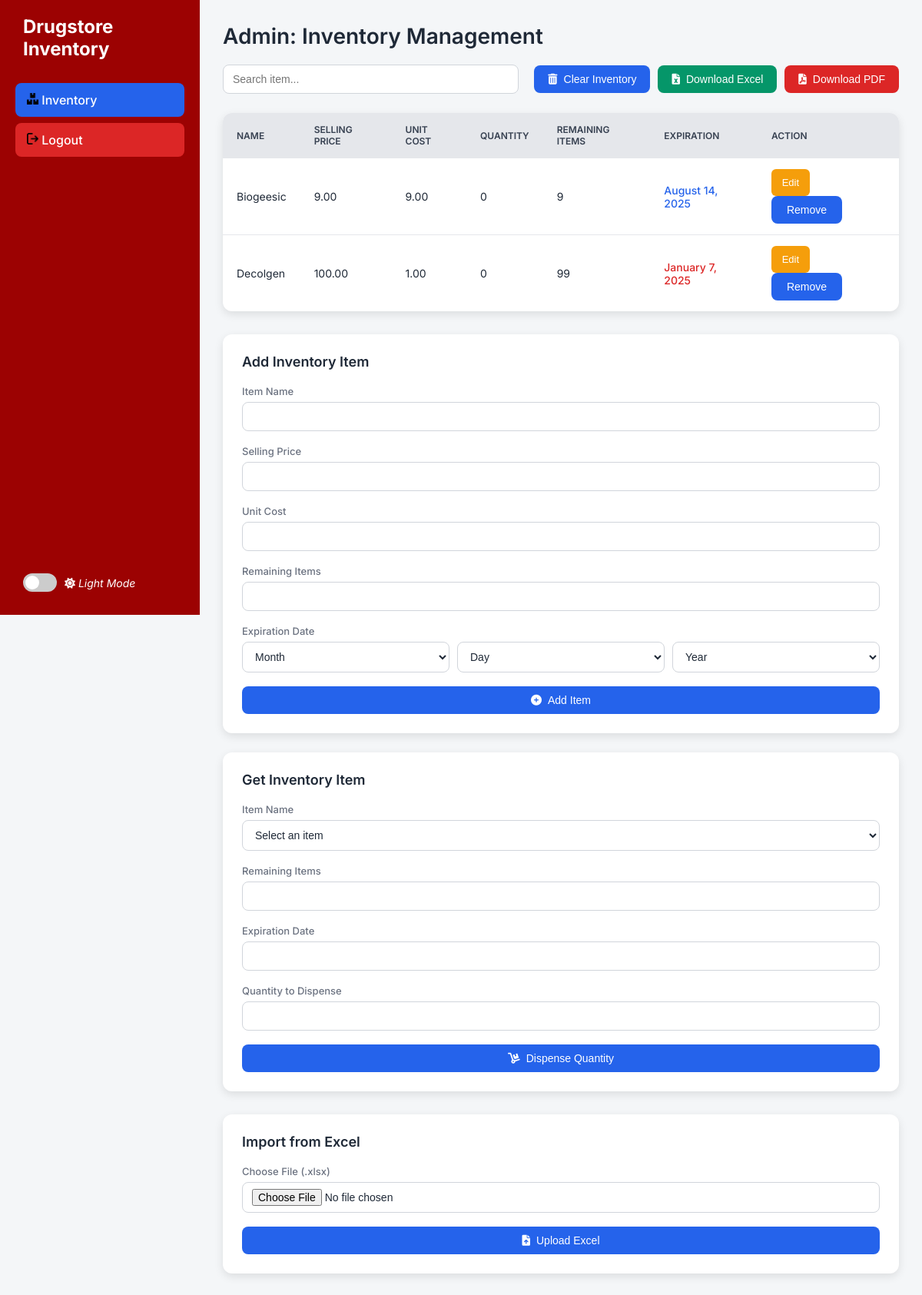
Screenshot of /admin_inventory.php (signed in) with the database file from the repository.
### tables this page shows
CREATE TABLE `inventory` (
  `id` int(11) NOT NULL,
  `name` varchar(255) DEFAULT NULL,
  `quantity` int(11) DEFAULT 0,
  `remaining_items` int(11) DEFAULT 0,
  `expiration_date` date DEFAULT NULL,
  `price` decimal(10,2) DEFAULT 0.00,
  `unit_cost` decimal(10,2) DEFAULT 0.00,
  `selling_price` decimal(10,2) NOT NULL DEFAULT 0.00
);

### admin_inventory.php (the view, shortened to what this page needs)
<?php
$host = 'localhost';
$dbname = 'inventory_db';
$username = 'root';
$password = '';
try {
    $pdo = new PDO("mysql:host=$host;dbname=$dbname;charset=utf8", $username, $password);
    $pdo->setAttribute(PDO::ATTR_ERRMODE, PDO::ERRMODE_EXCEPTION);
} catch (PDOException $e) {
    error_log("Database error: " . $e->getMessage());
    die("An error occurred. Please try again later.");
}
$page = isset($_GET['page']) ? max(1, (int) $_GET['page']) : 1;
$itemsPerPage = 5;
$offset = ($page - 1) * $itemsPerPage;
$searchTerm = "%" . (isset($_GET['search']) ? $_GET['search'] : "") . "%";
$stmt = $pdo->prepare("SELECT id, name, selling_price, unit_cost, quantity, remaining_items, expiration_date FROM inventory WHERE name LIKE ? ORDER BY name ASC LIMIT ? OFFSET ?");
$stmt->bindValue(1, $searchTerm, PDO::PARAM_STR);
$stmt->bindValue(2, $itemsPerPage, PDO::PARAM_INT);
$stmt->bindValue(3, $offset, PDO::PARAM_INT);
$stmt->execute();
$inventory = $stmt->fetchAll(PDO::FETCH_ASSOC);
function getExpirationStatus($expirationDateStr)
{
    try {
        $now = new DateTime('now', new DateTimeZone('UTC'));
        $now->setTime(0, 0, 0);
        $expirationDate = new DateTime($expirationDateStr, new DateTimeZone('UTC'));
        $expirationDate->setTime(0, 0, 0);
        $twoMonthsFromNow = clone $now;
        $twoMonthsFromNow->modify('+2 months');
        $sixMonthsFromNow = clone $now;
        $sixMonthsFromNow->modify('+6 months');
        $formattedDate = $expirationDate->format('F j, Y');
        if ($expirationDate < $now) {
            return ['text' => $formattedDate, 'color' => 'red'];
        } elseif ($expirationDate <= $twoMonthsFromNow) {
            return ['text' => $formattedDate, 'color' => 'red'];
        } elseif ($expirationDate <= $sixMonthsFromNow) {
            return ['text' => $formattedDate, 'color' => 'blue'];
        } else {
            return ['text' => $formattedDate, 'color' => 'inherit'];
        }
    } catch (Exception $e) {
        return ['text' => 'Invalid Date', 'color' => 'orange'];
    }
}
?>
<!DOCTYPE html>
<html lang="en">
<head>
    <link rel="stylesheet" href="style.css">
    <link rel="stylesheet" href="https://cdnjs.cloudflare.com/ajax/libs/font-awesome/6.0.0-beta3/css/all.min.css">
</head>
<body>
    <div class="dashboard-container">
        <aside class="sidebar">
            <h2>Drugstore Inventory</h2>
            <ul class="menu">
                <li><a href="admin_inventory.php" class="inventory menu-item"><img src="images/inventory.png" alt="Inventory Icon" class="menu-icon-img" style="width: 15px; height: 15px;">
                        Inventory</a></li>
                <li><a href="logout.php" class="logout menu-item"><img src="images/logout.png" alt="Inventory Icon" class="menu-icon-img" style="width: 15px; height: 15px;"></i> Logout</a></li>
            </ul>
            <div class="theme-switch-wrapper">
                <label class="theme-switch" for="checkbox">
                    <div class="slider round"></div>
                </label>
                <em><i class="fas fa-lightbulb"></i> Light Mode</em>
            </div>
        </aside>
        <main class="main-content">
            <h1>Admin: Inventory Management</h1>
            <div class="top-controls-bar">
                <div class="search-bar">
                    <form method="GET" action="admin_inventory.php">
                        <input type="text" name="search" placeholder="Search item..."
                            value="<?= isset($_GET['search']) ? htmlspecialchars($_GET['search']) : '' ?>">
                    </form>
                </div>
                <div class="header-actions-group">
                    <form id="clear-table-form" method="POST" action="admin_inventory.php" style="display: inline;"
                        onsubmit="return confirm('Are you sure you want to clear the entire inventory? This action cannot be undone.');">
                        <button type="submit" class="btn-action btn-clear-inventory">
                            <i class="fas fa-trash-alt"></i> Clear Inventory
                        </button>
                    </form>
                    <button id="download-inventory-excel" class="btn-action btn-download-excel">
                        <i class="fas fa-file-excel"></i> Download Excel
                    </button>
                    <button id="download-inventory-pdf" class="btn-action btn-download-pdf">
                        <i class="fas fa-file-pdf"></i> Download PDF
                    </button>
                </div>
            </div>
            <table id="table-inventory">
                <thead>
                    <tr>
                        <th>Name</th>
                        <th>Selling Price</th>
                        <th>Unit Cost</th>
                        <th>Quantity</th>
                        <th>Remaining Items</th>
                        <th>Expiration</th>
                        <th>Action</th>
                    </tr>
                </thead>
                <tbody>
                    <?php if (empty($inventory)): ?>
                        <tr>
                            <td colspan="7" style="text-align: center; padding: 20px;">No items available.</td>
                        </tr>
                    <?php else: ?>
                        <?php foreach ($inventory as $item): ?>
                            <?php $status = getExpirationStatus($item['expiration_date']); ?>
                            <tr>
                                <td><?= htmlspecialchars($item['name']) ?></td>
                                <td><?= number_format($item['selling_price'], 2) ?></td>
                                <td><?= number_format($item['unit_cost'], 2) ?></td>
                                <td><?= $item['quantity'] ?></td>
                                <td><?= $item['remaining_items'] ?></td>
                                <td class="expiration-date" style="color: <?= $status['color'] ?>;">
                                    <?= htmlspecialchars($status['text']) ?>
                                </td>
                                <td>
                                    <button class="action-btn edit-btn"
                                        onclick="populateEditForm(<?= htmlspecialchars(json_encode($item), ENT_QUOTES, 'UTF-8') ?>)">Edit</button>
                                    <form class="remove-form" method="POST" action="admin_inventory.php"
                                        style="display: inline;">
                                        <button type="submit" class="action-btn remove-btn">Remove</button>
                                    </form>
                                </td>
                            </tr>
                        <?php endforeach; ?>
                    <?php endif; ?>
                </tbody>
            </table>
            <div class="forms-wrapper">
                <div class="inventory-form">
                    <h3 id="form-title">Add Inventory Item</h3>
                    <form id="add-item-form" action="admin_inventory.php" method="POST"
                        onsubmit="return validateAddItemForm()">
                        <div class="form-group">
                            <label for="item-name">Item Name</label>
                            <input type="text" id="item-name" name="item-name" required>
                        </div>
                        <div class="form-group">
                            <label for="selling-price">Selling Price</label>
                            <input type="number" id="selling-price" name="selling-price" step="0.01" min="0" required>
                        </div>
                        <div class="form-group">
                            <label for="unit-cost">Unit Cost</label>
                            <input type="number" id="unit-cost" name="unit-cost" step="0.01" min="0" required>
                        </div>
                        <div class="form-group">
                            <label for="remaining-items">Remaining Items</label>
                            <input type="number" id="remaining-items" name="remaining-items" min="0" required>
                        </div>
                        <div class="form-group">
                            <label>Expiration Date</label>
                            <div class="date-dropdowns">
                                <select id="exp-month" name="exp-month" required>
                                    <option value="">Month</option>
                                </select>
                                <select id="exp-day" name="exp-day" required>
                                    <option value="">Day</option>
                                </select>
                                <select id="exp-year" name="exp-year" required>
                                    <option value="">Year</option>
                                </select>
                            </div>
                        </div>
                        <button type="submit" id="form-submit-btn" name="add_item" class="btn btn-primary w-100">
                            <i class="fas fa-plus-circle"></i> Add Item
                        </button>
                    </form>
                </div>
                <div class="inventory-form">
                    <h3>Get Inventory Item</h3>
                    <form id="get-item-form" method="POST" action="admin_inventory.php">
                        <div class="form-group">
                            <label for="get-item-name">Item Name</label>
                            <select id="get-item-name" name="item_name">
                                <option value="">Select an item</option>
                            </select>
                        </div>
                        <div class="form-group">
                            <label for="get-remaining">Remaining Items</label>
                            <input type="number" id="get-remaining" name="remaining_items" readonly>
                        </div>
                        <div class="form-group">
                            <label for="get-expiration">Expiration Date</label>
                            <input type="text" id="get-expiration" name="expiration_date" readonly>
                        </div>
                        <div class="form-group">
                            <label for="dispense-quantity">Quantity to Dispense</label>
                            <input type="number" id="dispense-quantity" name="dispense_quantity" min="0">
                        </div>
                        <button type="submit" name="dispense" class="btn btn-primary w-100">
                            <i class="fas fa-dolly"></i> Dispense Quantity
                        </button>
                    </form>
                </div>
            </div>
            <div class="excel-import">
                <h3>Import from Excel</h3>
                <form method="POST" enctype="multipart/form-data" action="admin_inventory.php">
                    <div class="form-group">
                        <label for="excel-file">Choose File (.xlsx)</label>
                        <input type="file" name="excel-file" id="excel-file" accept=".xlsx" required>
                    </div>
                    <button type="submit" class="btn btn-primary w-100">
                        <i class="fas fa-file-upload"></i> Upload Excel
                    </button>
                </form>
            </div>
        </main>
    </div>
</body>
</html>

### rows the page displays
inventory: name "Biogeesic", selling_price "9.00", unit_cost "9.00", quantity "0", remaining_items "9", expiration_date "August 14, 2025"
inventory: name "Decolgen", selling_price "100.00", unit_cost "1.00", quantity "0", remaining_items "99", expiration_date "January 7, 2025"
